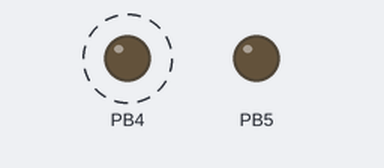
Recording of a program running on a simulated ATmega328P, built with avr-gcc and emulated at 16 MHz. Parts: output pins drawn as LEDs (lit = HIGH). Dashed ring = blinking. What the program prints to the serial monitor is not drawn.

Above: at 0.15 s.
At 24.45 s:
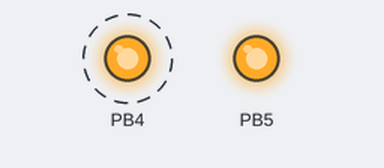
Timing chart, 0 to 25.0 s (numbered marks = the images above):
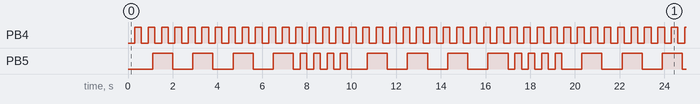

Measured:
- by itself, PB4: alternates HIGH for 0.30 s and LOW for 0.30 s
- by itself, PB5: moves between LOW and HIGH, repeating every 19.2 s

The program:

main.cpp
```cpp
#include <avr/io.h>
#include <avr/interrupt.h>
#include <util/delay.h>

#include <stdint.h>
#include <stdlib.h>


#define BAUD		9600
#define UART_UBRR	(F_CPU / 16 / BAUD - 1)

/* ======================================== Task context ======================================== */
typedef uint8_t StackType_t;
typedef void(*TaskFunction_t)(void*);

#define FLAGS_INT_ENABLED	((StackType_t)0x80)

enum class status { OK, NOK };

class scope_lock {
	scope_lock(const scope_lock&)			= delete;
	scope_lock(scope_lock&&)			= delete;
	scope_lock& operator=(const scope_lock&)	= delete;
	scope_lock& operator=(scope_lock&&)		= delete;
	uint8_t enabled_interrupts_ {0};
public:
	scope_lock() noexcept {
		enabled_interrupts_ = SREG;
		cli();
	}
	~scope_lock() noexcept {
		SREG = enabled_interrupts_;
		asm volatile( "" ::: "memory" );
	}
};

struct TCB_t {
	/* Points to the location of the last item placed on the tasks stack.
	 * THIS MUST BE THE FIRST MEMBER OF THE TCB STRUCT. */
	StackType_t* pTopOfStack {nullptr};
	StackType_t *const pStack = &bs_stack[STACK_SIZE - 1]; /* Start of the stack */
private:
	static constexpr size_t STACK_SIZE {256};
	StackType_t bs_stack[STACK_SIZE] = { 0 };
};

TCB_t* pxCurrentTCB {nullptr};

constexpr uint8_t TASK_MAX {7};
static TCB_t task_tcbs[TASK_MAX] = { TCB_t{} };
static uint16_t task_current {0};
static uint16_t task_total {0};

static StackType_t* initializeStack(
	StackType_t* pxTopOfStack, TaskFunction_t pxCode, void *const pvParameters)
{
	uint16_t usAddress {0};
	/* Simulate how the stack would look after a call to vPortYield() generated by
	 * the compiler. */

	/* The start of the task code will be popped off the stack last, so place
	 * it on first. */
	usAddress = (uint16_t)pxCode;
	*pxTopOfStack = (StackType_t)(usAddress & (uint16_t)0x00FFu);
	pxTopOfStack--;

	usAddress >>= 8;
	*pxTopOfStack = (StackType_t)(usAddress & (uint16_t)0x00FFu);
	pxTopOfStack--;

	/* Next simulate the stack as if after a call to SAVE_CONTEXT().
	 * SAVE_CONTEXT() places the flags on the stack immediately after r0
	 * to ensure the interrupts get disabled as soon as possible, and so ensuring
	 * the stack use is minimal should a context switch interrupt occur. */
	*pxTopOfStack = (StackType_t)0x00u;    /* R0 */
	pxTopOfStack--;
	*pxTopOfStack = FLAGS_INT_ENABLED;
	pxTopOfStack--;

	/* Now the remaining registers. The compiler expects R1 to be 0. */
	*pxTopOfStack = (StackType_t)0x00u;    /* R1 */

	/* Leave R2 - R23 untouched */
	pxTopOfStack -= 23;

	/* Place the parameter on the stack in the expected location. */
	usAddress = (uint16_t)pvParameters;
	*pxTopOfStack = (StackType_t)(usAddress & (uint16_t)0x00FFu);
	pxTopOfStack--;

	usAddress >>= 8;
	*pxTopOfStack = (StackType_t)(usAddress & (uint16_t)0x00FFu);

	/* Leave register R26 - R31 untouched */
	pxTopOfStack -= 7;

	return pxTopOfStack;
}

static status addTask(TaskFunction_t pxTaskCode, void *const pvParameters)
{
	scope_lock sl{};
	if (task_total >= TASK_MAX) {
		return status::NOK;
	}

	TCB_t* newTCB = &task_tcbs[task_total++];
	newTCB->pTopOfStack = initializeStack(newTCB->pStack, pxTaskCode, pvParameters);
	asm volatile( "" ::: "memory" );
	pxCurrentTCB = newTCB;
	return status::OK;
}

#define RESTORE_CONTEXT()                                                                       \
		__asm__ __volatile__ (  "lds    r26, pxCurrentTCB                       \n\t"   \
					"lds    r27, pxCurrentTCB + 1                   \n\t"   \
					"ld     r28, x+                                 \n\t"   \
					"out    __SP_L__, r28                           \n\t"   \
					"ld     r29, x+                                 \n\t"   \
					"out    __SP_H__, r29                           \n\t"   \
					"pop    r31                                     \n\t"   \
					"pop    r30                                     \n\t"   \
					"pop    r29                                     \n\t"   \
					"pop    r28                                     \n\t"   \
					"pop    r27                                     \n\t"   \
					"pop    r26                                     \n\t"   \
					"pop    r25                                     \n\t"   \
					"pop    r24                                     \n\t"   \
					"pop    r23                                     \n\t"   \
					"pop    r22                                     \n\t"   \
					"pop    r21                                     \n\t"   \
					"pop    r20                                     \n\t"   \
					"pop    r19                                     \n\t"   \
					"pop    r18                                     \n\t"   \
					"pop    r17                                     \n\t"   \
					"pop    r16                                     \n\t"   \
					"pop    r15                                     \n\t"   \
					"pop    r14                                     \n\t"   \
					"pop    r13                                     \n\t"   \
					"pop    r12                                     \n\t"   \
					"pop    r11                                     \n\t"   \
					"pop    r10                                     \n\t"   \
					"pop    r9                                      \n\t"   \
					"pop    r8                                      \n\t"   \
					"pop    r7                                      \n\t"   \
					"pop    r6                                      \n\t"   \
					"pop    r5                                      \n\t"   \
					"pop    r4                                      \n\t"   \
					"pop    r3                                      \n\t"   \
					"pop    r2                                      \n\t"   \
					"pop    __zero_reg__                            \n\t"   \
					"pop    __tmp_reg__                             \n\t"   \
					"out    __SREG__, __tmp_reg__                   \n\t"   \
					"pop    __tmp_reg__                             \n\t"   \
				);

#define SAVE_CONTEXT()                                                                          \
		__asm__ __volatile__ (  "push   __tmp_reg__                             \n\t"   \
					"in     __tmp_reg__, __SREG__                   \n\t"   \
					"cli                                            \n\t"   \
					"push   __tmp_reg__                             \n\t"   \
					"push   __zero_reg__                            \n\t"   \
					"clr    __zero_reg__                            \n\t"   \
					"push   r2                                      \n\t"   \
					"push   r3                                      \n\t"   \
					"push   r4                                      \n\t"   \
					"push   r5                                      \n\t"   \
					"push   r6                                      \n\t"   \
					"push   r7                                      \n\t"   \
					"push   r8                                      \n\t"   \
					"push   r9                                      \n\t"   \
					"push   r10                                     \n\t"   \
					"push   r11                                     \n\t"   \
					"push   r12                                     \n\t"   \
					"push   r13                                     \n\t"   \
					"push   r14                                     \n\t"   \
					"push   r15                                     \n\t"   \
					"push   r16                                     \n\t"   \
					"push   r17                                     \n\t"   \
					"push   r18                                     \n\t"   \
					"push   r19                                     \n\t"   \
					"push   r20                                     \n\t"   \
					"push   r21                                     \n\t"   \
					"push   r22                                     \n\t"   \
					"push   r23                                     \n\t"   \
					"push   r24                                     \n\t"   \
					"push   r25                                     \n\t"   \
					"push   r26                                     \n\t"   \
					"push   r27                                     \n\t"   \
					"push   r28                                     \n\t"   \
					"push   r29                                     \n\t"   \
					"push   r30                                     \n\t"   \
					"push   r31                                     \n\t"   \
					"lds    r26, pxCurrentTCB                       \n\t"   \
					"lds    r27, pxCurrentTCB + 1                   \n\t"   \
					"in     __tmp_reg__, __SP_L__                   \n\t"   \
					"st     x+, __tmp_reg__                         \n\t"   \
					"in     __tmp_reg__, __SP_H__                   \n\t"   \
					"st     x+, __tmp_reg__                         \n\t"   \
				);

static void startTasks()
{
	task_current = task_total - 1;

	/* Restore the context of the first task that is going to run. */
	RESTORE_CONTEXT();

	/* Simulate a function call end as generated by the compiler. We will now
	 * jump to the start of the task the context of which we have just restored. */
	__asm__ __volatile__ ("ret");
}

static void switchTask()
{
	task_current++;
	if (task_current >= task_total) {
		task_current = 0;
	}
	pxCurrentTCB = &task_tcbs[task_current];
}

/* =========================================== Timer =========================================== */
static void TIMER_Init()
{
	constexpr uint16_t timer_clock_prescaler = 1024;
	TCCR1B |= (1 << WGM12);				/* Select CTC mode of Timer1 */
	TIMSK1 |= (1 << OCIE1A);			/* Enable timer compare interrupt */
	TCCR1B |= (1 << CS12) | (1 << CS10);		/* Timer clock prescaler 1024 */
	OCR1A = F_CPU / timer_clock_prescaler / 10;	/* Output compare register A to get 10Hz */
}

static uint32_t jiffies {0};

ISR(TIMER1_COMPA_vect, ISR_NAKED)
{
	SAVE_CONTEXT();
	switchTask();
	jiffies++;
	asm volatile( "" ::: "memory" );
	RESTORE_CONTEXT();
	__asm__ __volatile__ ("reti");
}

static void wait_desiseconds(uint32_t duration)
{
	uint32_t epoch = jiffies;
	while ((jiffies - epoch) < duration) {
		asm volatile( "" ::: "memory" );
	}
}

/* =========================================== Usart =========================================== */
static void USART_Init(uint16_t ubrr)
{
	UBRR0 = ubrr;				/* Set baud rate */
	UCSR0B = (1 << RXEN0)  | (1 << TXEN0);	/* Enable receiver and transmitter */
	UCSR0C = (1 << UCSZ01) | (1 << UCSZ00);	/* Set frame format: 8data, 1 stop bit */
}

static void USART_Transmit(unsigned char data)
{
	while (!(UCSR0A & (1 << UDRE0))) {
		/* Wait for empty transmit buffer */
	}
	UDR0 = data;	/* Put data into buffer to send the data */
}

/* ============================================ App ============================================ */
static void task_uart(void* p)
{
	static_cast<void>(p);
	volatile unsigned char data = '\0';
	while (true) {
		USART_Transmit(data++);
		wait_desiseconds(5);
	}
}

static void task_slow(void* p)
{
	for ( ; ; ) {
		for (int i = 0; i < 8; i++) {
			wait_desiseconds(8);
			PORTB ^= *((uint8_t*)p);
		}
		for (int i = 0; i < 8; i++) {
			wait_desiseconds(3);
			PORTB ^= *((uint8_t*)p);
		}
	}
}

static void task_fast(void* p)
{
	uint8_t mask = *((uint8_t*)p);

	for ( ; ; ) {
		wait_desiseconds(2);
		PORTB ^= mask;
	}
}

int main()
{
	static uint8_t led5_mask = 0b00100000u;
	uint8_t led4_mask = 1 << PB4;

	DDRB  |= led5_mask | (1 << PB4);

	USART_Init(UART_UBRR);
	TIMER_Init();
	sei();

	addTask(task_uart, nullptr);
	addTask(task_slow, &led5_mask);
	addTask(task_fast, &led4_mask);

	startTasks(); // this should never return

	while (true) {
		PORTB ^= led5_mask;
		_delay_ms(100);
	}

	return 0;
}
```
